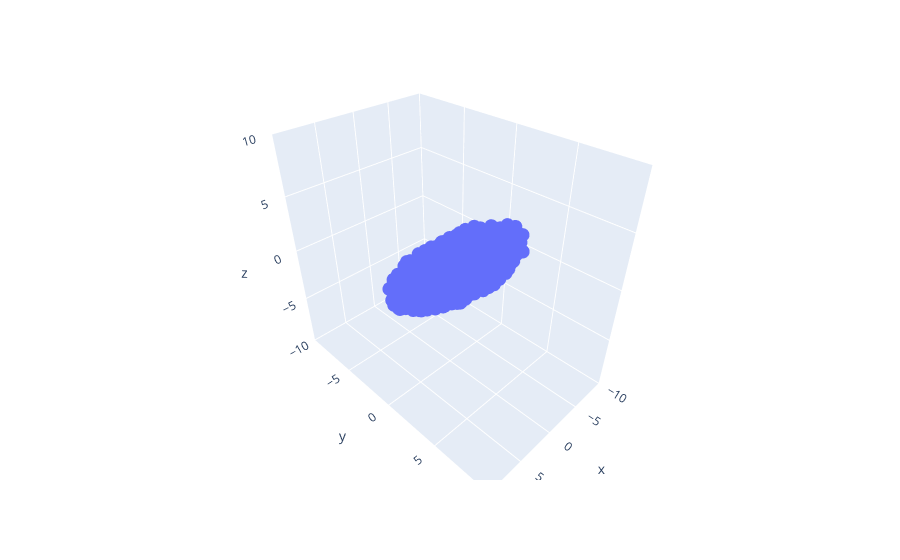

Here is the notebook cell this chart was saved with:
### Markdown cell above
The cell below will allow you to view the data as a 3D scatterplot. Rotate the data around and zoom in and out using your trackpad or the controls at the top right of the figure.

You should see that the data is an ellipsoid that looks roughly like a surfboard or a [hashbrown patty](https://www.google.com/search?q=hashbrown+patty&source=lnms&tbm=isch). That is, it is pretty long in one direction, pretty wide in another direction, and relatively thin along its third dimension. We can think of these as the "length", "width", and "thickness" of the surfboard data.

Observe that the surfboard is not aligned with the x/y/z axes.

If you get an error that your browser does not support webgl, you may need to restart your kernel and/or browser.

### Code cell
fig = px.scatter_3d(
    surfboard,
    x="x",
    y="y",
    z="z",
    range_x=[-10, 10],
    range_y=[-10, 10],
    range_z=[-10, 10],
)
fig.show()

### Figure 1 — Plotly figure (JSON) as saved in the notebook; plotly's stock layout.template omitted (floating-point values rounded to 4 significant figures; data arrays with more than 128 entries replaced by an {"elided": "..."} marker saying what was removed)
{"data": [{"hovertemplate": "x=%{x}<br>y=%{y}<br>z=%{z}<extra></extra>", "legendgroup": "", "marker": {"color": "#636efa", "symbol": "circle"}, "mode": "markers", "name": "", "scene": "scene", "showlegend": false, "type": "scatter3d", "x": {"elided": "1000 float values"}, "y": {"elided": "1000 float values"}, "z": {"elided": "1000 float values"}}], "layout": {"legend": {"tracegroupgap": 0}, "margin": {"t": 60}, "scene": {"domain": {"x": [0.0, 1.0], "y": [0.0, 1.0]}, "xaxis": {"range": [-10, 10], "title": {"text": "x"}}, "yaxis": {"range": [-10, 10], "title": {"text": "y"}}, "zaxis": {"range": [-10, 10], "title": {"text": "z"}}}}}
